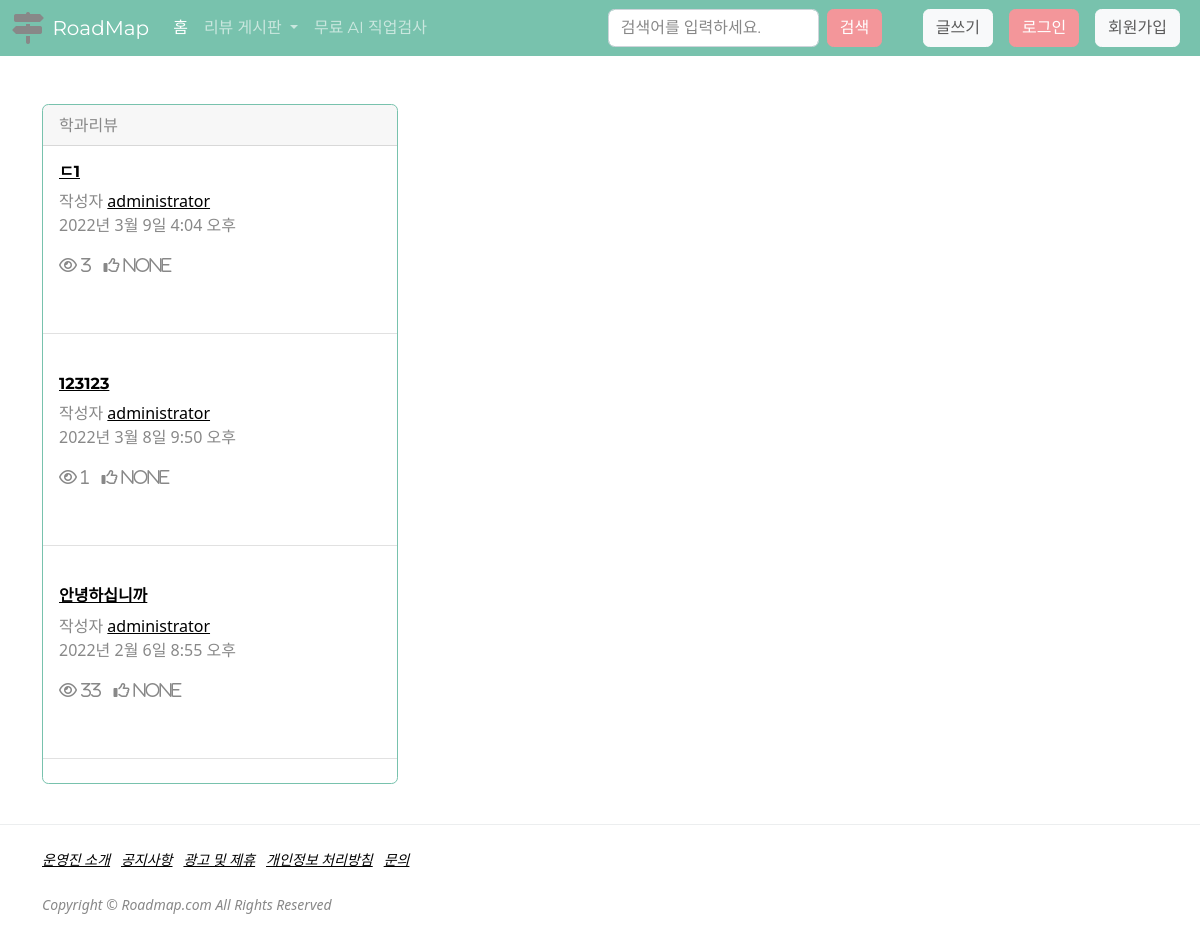
/board/major/, run on the app's committed database.
### board/models.py (models this page shows, shortened)
class Post(models.Model):
    title = models.CharField(max_length=200, verbose_name="제목")
    contents = models.TextField(verbose_name="내용")
    writer = models.ForeignKey(
        'user.BoardMember', on_delete=models.CASCADE, null=True, verbose_name="작성자")
    created_at = models.DateTimeField(
        auto_now_add=True, null=True, verbose_name="작성일")
    updated_at = models.DateTimeField(
        auto_now=True, null=True, verbose_name="최종수정일")
    view_count = models.PositiveIntegerField(default=0, verbose_name="조회수")
    like_count = models.IntegerField(null=True, verbose_name="좋아요수")
    name_choices = (('직업리뷰', '직업리뷰'), ('학과리뷰', '학과리뷰'))
    name = models.CharField(
        max_length=200, null=True, choices=name_choices, verbose_name="게시판명")
    class Meta:
        db_table = 'boards'
        verbose_name = '게시판'
        verbose_name_plural = '게시판'

### user/models.py (models this page shows)
class BoardMember(models.Model):
    username = models.CharField(max_length=100, verbose_name='유저ID')
    email = models.EmailField(max_length=100, verbose_name='유저메일')
    password = models.CharField(max_length=100, verbose_name='유저PW')
    created_at = models.DateTimeField(auto_now_add=True, verbose_name='가입날짜')
    updated_at = models.DateTimeField(auto_now=True, verbose_name='마지막수정일')
    def __str__(self):
        return self.username
    class Meta:
        db_table = 'boardmembers'
        verbose_name = '게시판멤버'
        verbose_name_plural = '게시판멤버'

### board/views.py (the view)
# urls.py: path('major/', views.major, name='major'),
def major(request):
    major_models = Post.objects.filter(name='학과리뷰').order_by('-id')
    return render(request, 'board.html', {'post': major_models, 'board_name': '학과'})

### board/templates/board.html (shortened to what this page needs)
{% extends "base.html" %}
{% block body %}
{% load static %}
<div class="container">
    <div class="row">
        <div class="col-sm-4">
            <div class="card border-primary mb-3" style="max-width: 25rem;">
                <div class="card-header">{{board_name}}리뷰</div>
                {% for board_detail in post %}
                <div class="card-body">
                    <a href="{% url 'board_detail' board_detail.pk %}">
                    <h6 class="card-title">{{board_detail.title}}</h6>
                    </a>
                    <p class="card-text">작성자
                        <a href="{% url 'board_detail' board_detail.pk %}">{{board_detail.writer}}</a><br>
                        {{board_detail.created_at}}
                    </p>
                    <p class="post-counter">
                        <i class="far fa-eye"> {{board_detail.view_count}}</i>
                        <i class="far fa-thumbs-up"> {{board_detail.like_count}}</i>
                </div>
                <hr class="my-4" />
                {% endfor %}
            </div>
        </div>
    </div>
</div>
{% endblock body %}

### data on the page
Post: title "ㄷ1", writer "administrator", created_at "2022년 3월 9일 4:04 오후", view_count "3", like_count "None"
Post: title "123123", writer "administrator", created_at "2022년 3월 8일 9:50 오후", view_count "1", like_count "None"
Post: title "안녕하십니까", writer "administrator", created_at "2022년 2월 6일 8:55 오후", view_count "33", like_count "None"

### other printed values
{{ board_name }} "학과"
